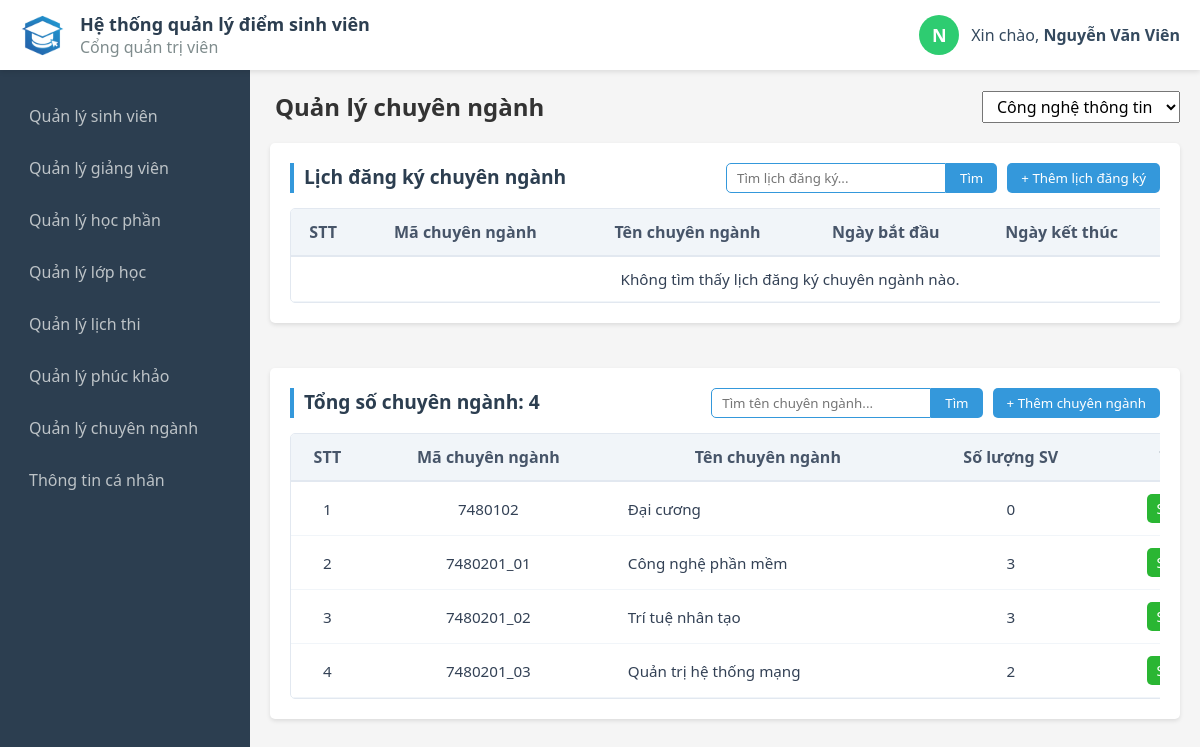
/admin/major.php?faculty=1 (signed in), run on the app's committed database.
### tables this page shows
CREATE TABLE `profile` (
  `id` int(4) NOT NULL,
  `account_id` int(4) NOT NULL,
  `avatar` varchar(255) DEFAULT NULL,
  `first_name` varchar(10) NOT NULL,
  `last_name` varchar(20) NOT NULL,
  `dob` date NOT NULL,
  `gender` enum('Nam','Nữ','Khác') NOT NULL,
  `email` varchar(30) DEFAULT NULL,
  `phone` varchar(10) DEFAULT NULL,
  `address` varchar(50) DEFAULT NULL,
  `year` varchar(10) DEFAULT NULL,
  `academic_year` varchar(15) DEFAULT NULL,
  `faculty_id` int(11) DEFAULT NULL,
  `major_id` int(11) DEFAULT NULL
);

CREATE TABLE `majors` (
  `id` int(11) NOT NULL,
  `faculty_id` int(11) NOT NULL,
  `major_code` varchar(10) NOT NULL,
  `major_name` varchar(255) NOT NULL
);

### admin/major.php (the view, shortened to what this page needs)
<?php
require '../db_connection.php';
$search = isset($_GET['search']) ? mysqli_real_escape_string($conn, $_GET['search']) : '';
$faculty_id = isset($_GET['faculty']) ? mysqli_real_escape_string($conn, $_GET['faculty']) : '';
$faculties_res = mysqli_query($conn, "SELECT * FROM faculties ORDER BY faculty_name ASC");
$faculties = [];
while($f = mysqli_fetch_assoc($faculties_res)) {
    $faculties[] = $f;
}
$sql_majors = "SELECT m.*,
                (SELECT COUNT(*) FROM profile p WHERE p.major_id = m.id) AS student_count
               FROM majors m
               WHERE m.faculty_id = '$faculty_id'";
$sql_majors .= " ORDER BY m.id ASC";
$result_majors = mysqli_query($conn, $sql_majors);
$total_majors = mysqli_num_rows($result_majors);
$sql_sessions = "SELECT mr.major_id, mr.date_start, mr.date_end, m.major_name, m.major_code
                 FROM major_registrations mr
                 JOIN majors m ON mr.major_id = m.id
                 WHERE m.faculty_id = '$faculty_id'
                 GROUP BY mr.major_id";
$res_sessions = mysqli_query($conn, $sql_sessions);
$total_major_sessions = mysqli_num_rows($res_sessions);
?>
<!DOCTYPE html>
<html lang="en">
<head>
    <link rel="stylesheet" href="../css/admin.css">
</head>
<body>
    <?php include 'header.php' ?>
    <main class="main-container">
        <div class="title-container">
            <h2>Quản lý chuyên ngành</h2>
            <div class="filter-group">
                <select id="faculty-select" onchange="filterByFaculty(this.value)">
                    <?php foreach($faculties as $f): ?> <option value="<?= $f['id'] ?>" <?= ($faculty_id == $f['id']) ? 'selected' : '' ?>>
                            <?= htmlspecialchars($f['faculty_name']) ?>
                        </option>
                    <?php endforeach; ?>
                </select>
            </div>
        </div>
        <div class="table-container">
            <div class="table-card">
                <div class="table-title">
                    <h3>Lịch đăng ký chuyên ngành</h3>
                    <div class="table-btn">
                        <form action="" method="GET" class="search-form">
                            <input type="text" name="search" placeholder="Tìm lịch đăng ký..."
                                value="<?= htmlspecialchars($search) ?>">
                            <button type="submit" class="btn-search">Tìm</button>
                        </form>
                        <button class="btn-add" onclick="openAddModal('addScheduleModal')">+ Thêm lịch đăng ký</button>
                    </div>
                </div>
                <div class="sv-table">
                    <table>
                        <thead>
                            <tr>
                                <th>STT</th>
                                <th>Mã chuyên ngành</th>
                                <th>Tên chuyên ngành</th>
                                <th>Ngày bắt đầu</th>
                                <th>Ngày kết thúc</th>
                                <th>Trạng thái</th>
                            </tr>
                        </thead>
                        <tbody>
                            <?php
                            $stt = 1;
                            if($total_major_sessions > 0):
                                while($row = mysqli_fetch_assoc($res_sessions)):
                                    $today = date('Y-m-d H:i:s');
                                    $status_text = "Đang mở";
                                    $status_class = "status-approved";
                                    if ($today < $row['date_start']) {
                                        $status_text = "Sắp mở";
                                        $status_class = "status-pending";
                                    } elseif ($today > $row['date_end']) {
                                        $status_text = "Đã đóng";
                                        $status_class = "status-rejected";
                                    }
                            ?>
                            <tr>
                                <td align="center"><?= $stt++ ?></td>
                                <td align="center"><strong><?= htmlspecialchars($row['major_code']) ?></strong></td>
                                <td><?= htmlspecialchars($row['major_name']) ?></td>
                                <td align="center">
                                    <?= date('d/m/Y H:i', strtotime($row['date_start'])) ?>
                                </td>
                                <td align="center">
                                    <?= date('d/m/Y H:i', strtotime($row['date_end'])) ?>
                                </td>
                                <td align="center">
                                    <span class="status-badge <?= $status_class ?>">
                                        <?= $status_text ?>
                                    </span>
                                </td>
                            </tr>
                            <?php endwhile; else: ?>
                                <tr>
                                    <td colspan="6" align="center">Không tìm thấy lịch đăng ký chuyên ngành nào.</td>
                                </tr>
                            <?php endif; ?>
                        </tbody>
                    </table>
                </div>
            </div>
        </div>
        <div class="table-container">
            <div class="table-card">
                <div class="table-title">
                    <h3>Tổng số chuyên ngành: <span class="sv-count"><?= $total_majors ?></span></h3>
                    <div class="table-btn">
                        <form action="" method="GET" class="search-form">
                            <input type="text" name="search" placeholder="Tìm tên chuyên ngành..."
                                value="<?= htmlspecialchars($search) ?>">
                            <button type="submit" class="btn-search">Tìm</button>
                        </form>
                        <button class="btn-add" onclick="openAddModal('addModal')">+ Thêm chuyên ngành</button>
                    </div>
                </div>
                <div class="sv-table">
                    <table>
                        <thead>
                            <tr>
                                <th>STT</th>
                                <th>Mã chuyên ngành</th>
                                <th>Tên chuyên ngành</th>
                                <th>Số lượng SV</th>
                                <th>Thao tác</th>
                            </tr>
                        </thead>
                        <tbody>
                            <?php
                            $stt = 1;
                            if ($total_majors > 0):
                                while ($row = mysqli_fetch_assoc($result_majors)):
                            ?>
                                <tr>
                                    <td align="center"><?= $stt++ ?></td>
                                    <td align="center"><?= htmlspecialchars($row['major_code']) ?></td>
                                    <td><?= htmlspecialchars($row['major_name']) ?></td>
                                    <td align="center">
                                        <span class="student-count-badge"><?= $row['student_count'] ?></span>
                                    </td>
                                    <td>
                                        <div style="display: flex; gap: 5px; justify-content: center;">
                                            <button class="btn-edit" onclick="openEditModal(<?= htmlspecialchars(json_encode($row)) ?>)">Sửa</button>
                                        </div>
                                    </td>
                                </tr>
                            <?php endwhile; else: ?>
                                <tr><td colspan="5" align="center">Không tìm thấy chuyên ngành nào thuộc khoa này.</td></tr>
                            <?php endif; ?>
                        </tbody>
                    </table>
                </div>
            </div>
        </div>
    </main>
</body>
</html>

### admin/header.php (shortened to what this page needs)
<?php
require '../db_connection.php';
$user_id  = $_SESSION['id'] ?? 0;
$username = $_SESSION['username'] ?? 'user';
$full_name = "Chưa cập nhật";
$avatar_from_db = "";
if ($user_id > 0) {
    $sql = "SELECT p.first_name, p.last_name, p.avatar
            FROM account a
            LEFT JOIN profile p ON a.id = p.account_id
            WHERE a.id = ?";
    $stmt = $conn->prepare($sql);
    $stmt->bind_param("i", $user_id);
    $stmt->execute();
    $result = $stmt->get_result();
    if ($row = $result->fetch_assoc()) {
        $fname = trim($row['first_name'] ?? '');
        $lname = trim($row['last_name'] ?? '');
        if ($fname !== '' || $lname !== '') {
            $full_name = trim($lname . ' ' . $fname);
        }
    }
}
$first_letter = mb_strtoupper(mb_substr($full_name !== "Chưa cập nhật" ? $full_name : $username, 0, 1, 'UTF-8'), 'UTF-8');
$palette = ['#1abc9c', '#2ecc71', '#3498db', '#9b59b6', '#f1c40f', '#e67e22', '#e74c3c', '#34495e'];
$color_index = $user_id % count($palette);
$bg_color = $palette[$color_index];
?>
<!DOCTYPE html>
<html lang="en">
<head>
    <link rel="stylesheet" href="https://cdnjs.cloudflare.com/ajax/libs/font-awesome/6.5.2/css/all.min.css" />
    <link rel="stylesheet" href="../css/header.css">
</head>
<body>
    <div class="header">
        <div class="left-container">
            <img src="../images/logo.png" alt="" class="logo">
            <div class="content">
                <h1>Hệ thống quản lý điểm sinh viên</h1>
                <p>Cổng quản trị viên</p>
            </div>
        </div>
        <div class="right-container">
            <div class="user-profile">
                <div class="avatar-circle" style="background-color: <?php echo $bg_color; ?>;">
                    <?php if (!empty($avatar_from_db) && file_exists($avatar_from_db)): ?>
                        <img src="<?php echo $avatar_from_db; ?>" alt="User Avatar">
                    <?php else: ?>
                        <span><?php echo $first_letter; ?></span>
                    <?php endif; ?>
                </div>
                <p class="greeting-text">
                    Xin chào, <strong><?php echo htmlspecialchars($full_name); ?></strong>
                </p>
            </div>
        </div>
    </div>
    <div class="sidebar">
        <ul>
            <li><a href="../admin/student.php">Quản lý sinh viên</a></li>
            <li><a href="../admin/teacher.php">Quản lý giảng viên</a></li>
            <li><a href="../admin/course.php">Quản lý học phần</a></li>
            <li><a href="../admin/class.php">Quản lý lớp học</a></li>
            <li><a href="../admin/calendar.php">Quản lý lịch thi</a></li>
            <li><a href="../admin/grade.php">Quản lý phúc khảo</a></li>
            <li><a href="../admin/major.php">Quản lý chuyên ngành</a></li>
            <li><a href="../admin/profile.php">Thông tin cá nhân</a></li>
        </ul>
    </div>
</body>
</html>

### css/admin.css (style rules this page uses)
* { margin: 0; padding: 0; box-sizing: border-box; font-family: 'Segoe UI', Tahoma, Geneva, Verdana, sans-serif; }
.main-container { width: calc(100% - 250px); margin-left: 250px; min-height: 100vh; background-color: #f5f5f5; padding: 70px 0 30px 0; }
.avatar-circle { width: 40px; height: 40px; border-radius: 50%; display: flex; align-items: center; justify-content: center; color: white; font-weight: bold; overflow: hidden; text-transform: uppercase; }
.title-container { display: flex; margin: 20px 20px 0 25px; justify-content: space-between; align-items: center; }
#faculty-select { padding: 3px 10px; font-size: 16px; }
.title-container h2 { font-size: 24px; color: #333333; }
.table-container { padding: 20px 20px 0 20px; }
.table-card { box-sizing: border-box; background-color: #ffffff; padding: 20px; box-shadow: 0 2px 4px rgba(0, 0, 0, 0.1); border-radius: 5px; margin-bottom: 25px; }
.table-title { display: flex; flex-direction: row; justify-content: space-between; }
.table-title h3 { margin-top: 0; color: #2c3e50; font-size: 1.2rem; border-left: 4px solid #3498db; padding-left: 10px; }
.table-btn { display: flex; flex-direction: row; gap: 10px; }
.search-form { gap: 0 !important; display: flex; justify-content: flex-end; }
.search-form input { padding: 4px 10px; border: 1.5px solid #3498db; border-radius: 5px 0 0 5px; }
.btn-search { background: #3498db; color: #ffffff; border: none; font-weight: 500; padding: 6px 14px; border-radius: 0 5px 5px 0; cursor: pointer; }
.btn-add { background: #3498db; color: #ffffff; border: none; font-weight: 500; padding: 6px 14px; border-radius: 5px; cursor: pointer; }
.sv-table { width: 100%; overflow-x: auto; -webkit-overflow-scrolling: touch; }
table { width: 100%; min-width: 1000px; border-collapse: separate; border-spacing: 0; margin-top: 15px; border: 1px solid #e2e8f0; border-radius: 5px; overflow: hidden; }
table thead th { background-color: #f1f5f9; color: #475569; font-weight: 600; text-align: center; padding: 12px 10px; border-bottom: 2px solid #e2e8f0; }
table tbody td { padding: 12px 15px; border-bottom: 1px solid #f1f5f9; color: #334155; font-size: 0.95rem; }
.btn-edit { font-size: 14px; color: #ffffff; text-decoration: none; border-radius: 5px; padding: 5px 10px; background-color: #2ab633; border: none; outline: none; }

### css/header.css (style rules this page uses)
.header { height: 70px; background-color: #ffffff; display: flex; justify-content: space-between; align-items: center; padding: 0 20px; box-shadow: 0 2px 5px rgba(0,0,0,0.1); position: fixed; top: 0; width: 100%; z-index: 1000; }
.left-container { display: flex; align-items: center; gap: 15px; }
.left-container .logo { width: 45px; height: 45px; }
.left-container h1 { font-size: 18px; color: #2c3e50; }
.left-container p { font-size: 16px; color: #7f8c8d; }
.user-profile { display: flex; align-items: center; gap: 12px; }
.avatar-circle { width: 40px; height: 40px; border-radius: 50%; display: flex; justify-content: center; align-items: center; color: white; font-weight: bold; font-size: 18px; overflow: hidden; cursor: pointer; }
.greeting-text { font-size: 16px; color: #34495e; }
.right-container { display: flex; flex-direction: row; gap: 20px; }
.sidebar { width: 250px; height: calc(100vh - 70px); background-color: #2c3e50; position: fixed; top: 70px; left: 0; padding-top: 20px; }
.sidebar ul { list-style: none; }
.sidebar ul li { padding: 0; }
.sidebar ul li a { display: block; color: #bdc3c7; padding: 15px 25px; text-decoration: none; transition: all 0.3s; font-size: 16px; border-left: 4px solid transparent; }

### data on the page
profile: first_letter "N", full_name "Nguyễn Văn Viên"
majors: major_code "7480102", major_name "Đại cương", student_count "0"
majors: major_code "7480201_01", major_name "Công nghệ phần mềm", student_count "3"
majors: major_code "7480201_02", major_name "Trí tuệ nhân tạo", student_count "3"
majors: major_code "7480201_03", major_name "Quản trị hệ thống mạng", student_count "2"

### other printed values
$total_majors "4"
form field value "Công nghệ thông tin"
